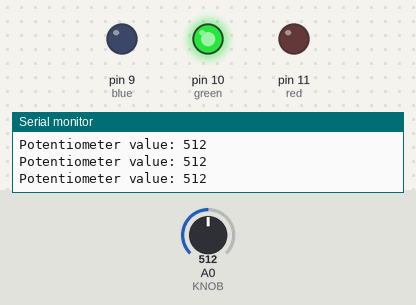
Bench run of a sketch on a simulated Arduino Uno, built with avr-gcc and run on an emulated ATmega328P. Parts: output pins drawn as LEDs (lit = HIGH), the last lines printed to the serial monitor. The test bench sets the inputs (shaded band); at power-on: A0 (KNOB) = 512.

Above: at 1.2 s.
1.3 s: A0 (KNOB) set to 582
4.3 s: A0 (KNOB) set to 612
At 4.9 s:
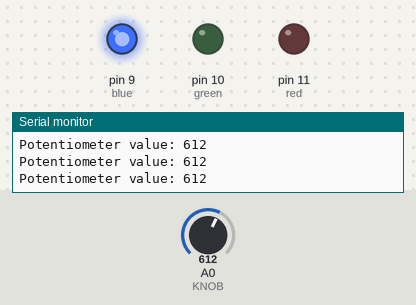
5.8 s: A0 (KNOB) set to 290
At 6.7 s:
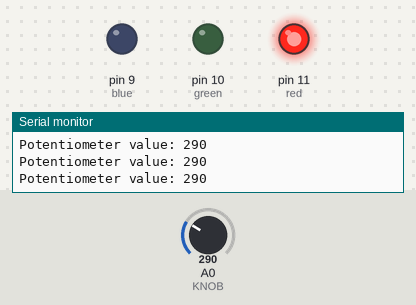
7.3 s: A0 (KNOB) set to 316
At 8.4 s:
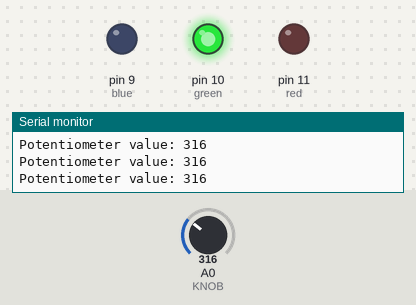
8.8 s: A0 (KNOB) set to 122
At 9.1 s:
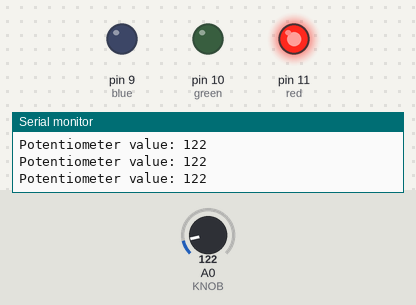
Timing chart, 0 to 11.8 s (numbered marks = the images above; inputs shaded):
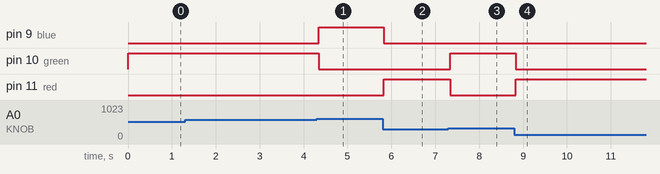

The sketch:

job_151.ino
```cpp
#include <SoftwareSerial.h>
#define blue 9
#define red 11
#define green 10
#define KNOB 0

void setup() {
  pinMode(blue, OUTPUT);
  pinMode(red, OUTPUT);
  pinMode(green, OUTPUT);
  Serial.begin(9600);
}

void loop() {
  int val = analogRead(KNOB);
  Serial.print("Potentiometer value: ");
  Serial.println(val);
  if (val >= 600){
  analogWrite(blue, 255);
  analogWrite(red, 0);
  analogWrite(green, 0);
    }
  else if (val<300){
  analogWrite(blue, 0);
  analogWrite(red, 255);
  analogWrite(green, 0);
  	}
  else if ((val>=300) && (val<600)){
  analogWrite(blue, 0);
  analogWrite(red, 0);
  analogWrite(green, 255);
  }}
```

Measured:
- the behaviour switches between 599 and 600 on A0 (KNOB) (found by bisection; images 0 and 1)
- the behaviour switches between 299 and 300 on A0 (KNOB) (found by bisection; images 2 and 3)
- after the input at 4.3 s, pin 9 (blue): LOW → HIGH at once; pin 10 (green): HIGH → LOW at once
- after the input at 5.8 s, pin 9 (blue): HIGH → LOW at once; pin 11 (red): LOW → HIGH at once
- after the input at 7.3 s, pin 10 (green): LOW → HIGH at once; pin 11 (red): HIGH → LOW at once
- after the input at 8.8 s, pin 10 (green): HIGH → LOW at once; pin 11 (red): LOW → HIGH at once
